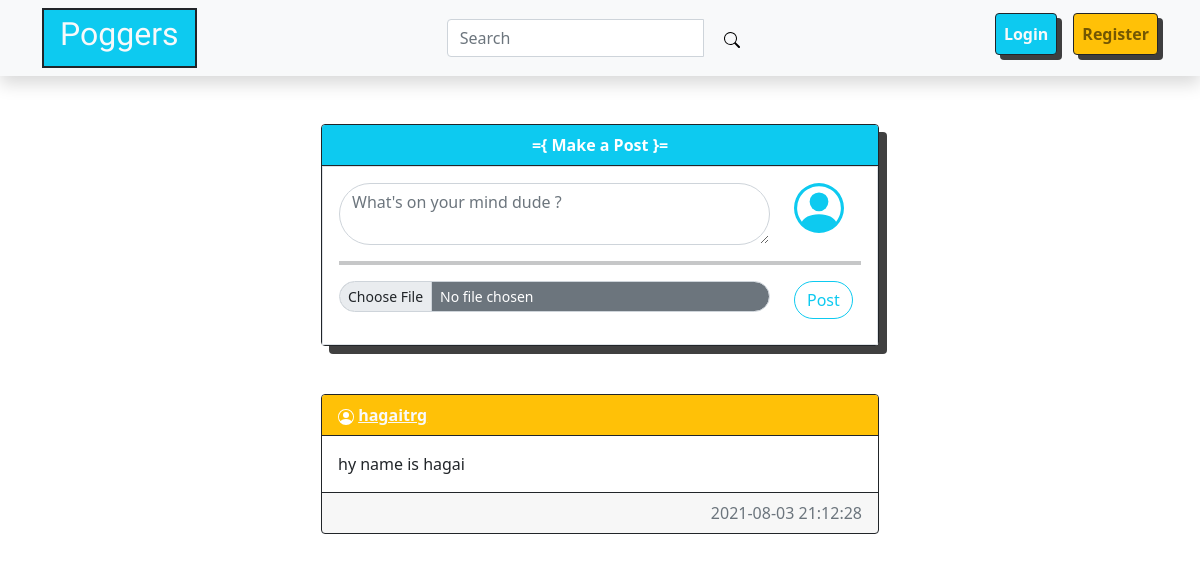
Page /home on the earlier database version.
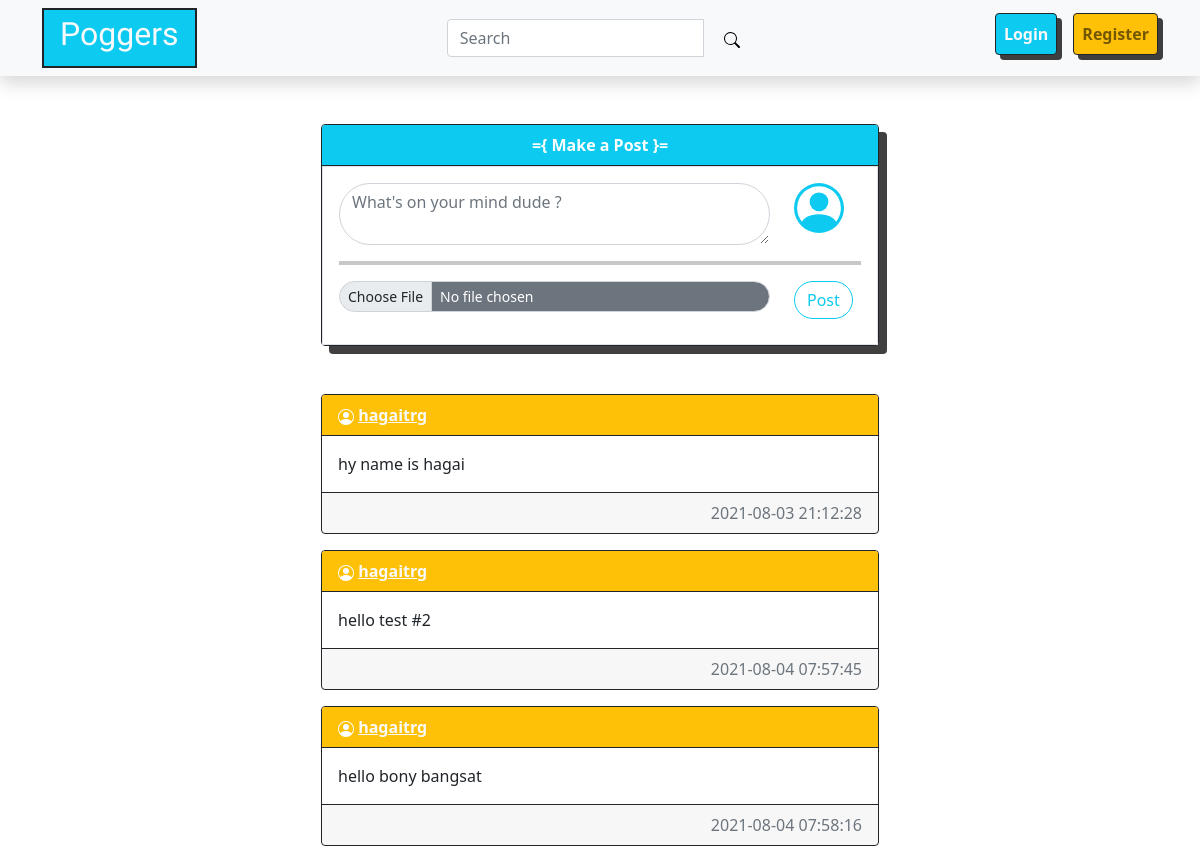
Same page on the later database version.
### website/models.py (models this page shows)
class Posts(db.Model):
    id = db.Column(db.Integer, primary_key=True)
    post = db.Column(db.Text, nullable=False)
    author = db.Column(db.Integer, db.ForeignKey('user.id', ondelete="CASCADE"), nullable=False)
    date_created = db.Column(db.DateTime(timezone=True), default=func.now())

class User(db.Model, UserMixin):
    id = db.Column(db.Integer, primary_key=True)
    email =db.Column(db.String(150), unique = True)
    name = db.Column(db.String(150), unique=True)
    password = db.Column(db.String(150))
    date_created = db.Column(db.DateTime(timezone=True), default=func.now())
    posts = db.relationship('Posts', backref='user', passive_deletes=True)

### website/views.py (the view)
@views.route("/")
@views.route("/home")
def home():
    posts = Posts.query.all()
    return render_template("home.html", user = current_user, posts = posts)

### website/templates/home.html (shortened to what this page needs)
{% extends "base.html" %} {% block title %}Home{% endblock %} {% block content %}
<div class="d-flex justify-content-center">
  <div class="col-sm-6">
    <div class="card rounded-start border border-dark card-post mb-5">
      <div class="card-header bg-info border-dark text-center text-white"><strong>={ Make a Post }=</strong></div>
      <div class="card-body border">
        <form method="POST" action="/create-post">
          <div class="row">
            <div class="col-sm-10">
              <textarea class="form-control rounded-pill" placeholder="What's on your mind dude ?" id="post" name="post" rows="2" required></textarea>
            </div>
            <div class="col-sm-2">
            </div>
          </div>
          <hr class="border border-2 border-dark" />
          <div class="row">
            <div class="col-sm-10 mb-2">
              <input class="form-control form-control-sm mb-2 rounded-pill bg-secondary text-white" id="formFileSm" type="file" />
            </div>
            <div class="col-sm-2"><button type="submit" class="btn btn-outline-info rounded-pill">Post</button></div>
          </div>
        </form>
      </div>
    </div>
    {% for post in posts %}
    <div class="card rounded-start border border-dark mb-3">
      <div class="card-header bg-warning border-dark text-left text-white">
        <strong
          >
          <a href="/posts/{{post.user.name}}" class="text-light">{{post.user.name}}</a></strong
        >
      </div>
      <div class="card-body">
        <p class="card-text">{{post.post}}</p>
      </div>
      <div class="card-footer text-muted border-dark text-end">{{post.date_created}}</div>
    </div>
    {% endfor %}
  </div>
</div>
{% endblock %}

### website/templates/base.html (shortened to what this page needs)
<!DOCTYPE html>
<html lang="en">
  <head>
    <link href="https://cdn.jsdelivr.net/npm/bootstrap@5.0.2/dist/css/bootstrap.min.css" rel="stylesheet" />
    <link rel="stylesheet" type="text/css" href="{{ url_for('static',filename='css/style.css') }}" />
  </head>
  <body>
    <nav class="navbar navbar-expand-lg navbar-light bg-light shadow">
      <div class="container">
        <div class="d-flex justify-content-start">
          <a class="navbar-brand text-light bg-info border border-2 border-dark ps-3 pe-3" href="/"><h2 class="app-name">Poggers</h2></a>
        </div>
        <div class="d-flex justify-content-center">
          <form class="d-flex">
            <div class="input-group">
              <input class="form-control me-2" type="search" placeholder="Search" aria-label="Search" />
              <span class="input-group-btn">
                <button class="btn btn-light" type="submit">
                </button>
              </span>
            </div>
          </form>
        </div>
        <div class="d-flex justify-content-end">
          <div class="collapse navbar-collapse" id="navbarNav">
            {% if user.is_authenticated %}
            <div class="btn-group">
              <button type="button" class="btn btn-light dropdown-toggle" data-bs-toggle="dropdown" aria-expanded="false">
                <svg xmlns="http://www.w3.org/2000/svg" width="16" height="16" fill="currentColor" class="bi bi-person" viewBox="0 0 16 16">
                  <path d="M8 8a3 3 0 1 0 0-6 3 3 0 0 0 0 6zm2-3a2 2 0 1 1-4 0 2 2 0 0 1 4 0zm4 8c0 1-1 1-1 1H3s-1 0-1-1 1-4 6-4 6 3 6 4zm-1-.004c-.001-.246-.154-.986-.832-1.664C11.516 10.68 10.289 10 8 10c-2.29 0-3.516.68-4.168 1.332-.678.678-.83 1.418-.832 1.664h10z" />
                </svg>
                {{user.name}}
              </button>
              <ul class="dropdown-menu">
                <li><a class="dropdown-item" href="/logout">Logout</a></li>
              </ul>
            </div>
            {% else %}
            <ul class="navbar-nav ms-auto">
              <li class="nav-item me-2 ms-2">
                <a class="nav-link btn btn-info text-light border border-dark auth-button mb-2" href="/login"><strong>Login</strong></a>
              </li>
              <li class="nav-item ms-2">
                <a class="nav-link btn btn-warning border border-dark auth-button mb-2" href="/register"><strong>Register</strong></a>
              </li>
            </ul>
            {% endif %}
          </div>
        </div>
      </div>
    </nav>
    <div class="container mt-5">{% block content %}{% endblock %}</div>
  </body>
</html>

### website/static/css/style.css (style rules this page uses)
.app-name { font-family: "Sigmar One", cursive; }
.auth-button { -webkit-box-shadow: 5px 5px 0px 0px rgba(0, 0, 0, 0.75); -moz-box-shadow: 5px 5px 0px 0px rgba(0, 0, 0, 0.75); box-shadow: 5px 5px 0px 0px rgba(0, 0, 0, 0.75); }
.card-post { -webkit-box-shadow: 8px 8px 0px 0px rgba(0, 0, 0, 0.75); -moz-box-shadow: 8px 8px 0px 0px rgba(0, 0, 0, 0.75); box-shadow: 8px 8px 0px 0px rgba(0, 0, 0, 0.75); }

Differences in the rows shown:
added Posts: user.name "hagaitrg", post "hello test #2", date_created "2021-08-04 07:57:45"
added Posts: user.name "hagaitrg", post "hello bony bangsat", date_created "2021-08-04 07:58:16"
